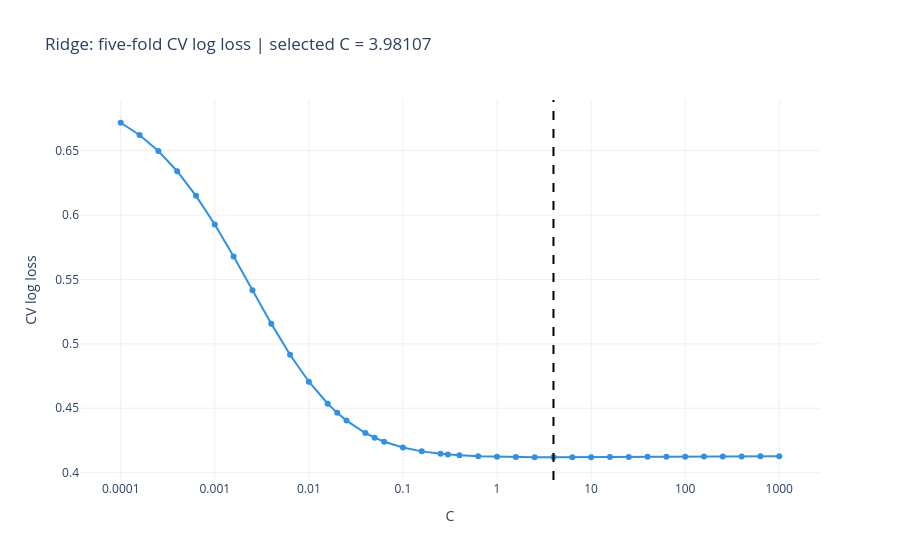
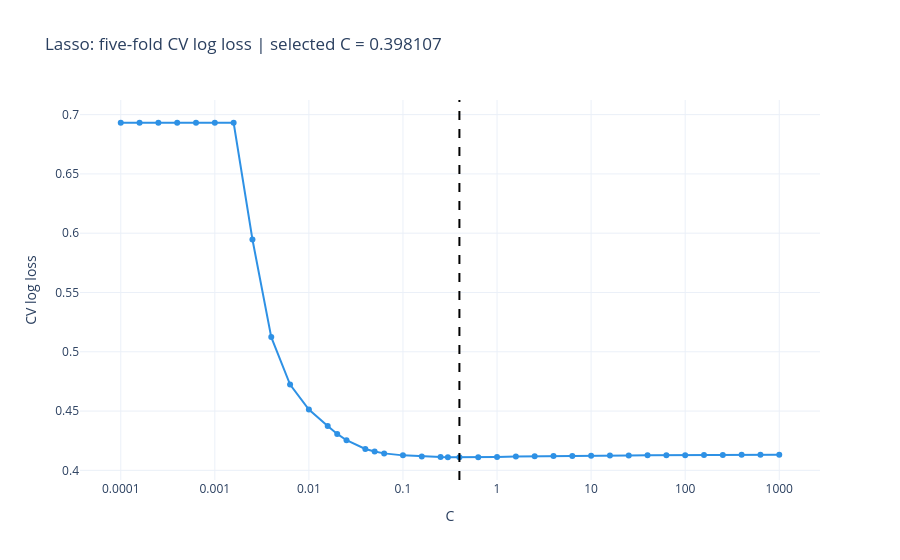

Notebook source saved alongside these figures, in order:
### Code cell
for name, search in searches.items():
    chosen_C = search.best_params_["model__C"]
    fig = px.line(
        cv_results[cv_results["Model"] == name],
        x="C", y="CV log loss", log_x=True, markers=True,
        title=f"{name}: five-fold CV log loss | selected C = {chosen_C:g}"
    )
    fig.add_vline(x=chosen_C, line_dash="dash", line_color="black")
    fig.update_xaxes(tickvals=[0.0001, 0.001, 0.01, 0.1, 1, 10, 100, 1000],
                     ticktext=["0.0001", "0.001", "0.01", "0.1", "1", "10", "100", "1000"])
    fig.show()

### Figure 1 — Plotly figure (JSON) as saved in the notebook; plotly's stock layout.template omitted (floating-point values rounded to 4 significant figures)
{"data": [{"hovertemplate": "C=%{x}<br>CV log loss=%{y}<extra></extra>", "legendgroup": "", "line": {"color": "#2E91E5", "dash": "solid"}, "marker": {"symbol": "circle"}, "mode": "lines+markers", "name": "", "orientation": "v", "showlegend": false, "type": "scatter", "x": [0.0001, 0.0001585, 0.0002512, 0.0003981, 0.000631, 0.001, 0.001585, 0.002512, 0.003981, 0.00631, 0.01, 0.01585, 0.02, 0.02512, 0.03981, 0.05, 0.0631, 0.1, 0.1585, 0.2512, 0.3, 0.3981, 0.631, 1.0, 1.585, 2.512, 3.981, 6.31, 10.0, 15.85, 25.12, 39.81, 63.1, 100.0, 158.5, 251.2, 398.1, 631.0, 1000.0], "xaxis": "x", "y": [0.6716, 0.6622, 0.6497, 0.634, 0.6149, 0.5926, 0.5678, 0.5417, 0.5157, 0.4916, 0.4706, 0.4536, 0.4464, 0.4404, 0.4308, 0.4271, 0.4241, 0.4195, 0.4165, 0.4146, 0.4141, 0.4134, 0.4127, 0.4123, 0.4121, 0.412, 0.412, 0.412, 0.4121, 0.4121, 0.4122, 0.4123, 0.4123, 0.4124, 0.4125, 0.4126, 0.4126, 0.4127, 0.4128], "yaxis": "y"}], "layout": {"legend": {"tracegroupgap": 0}, "shapes": [{"line": {"color": "black", "dash": "dash"}, "type": "line", "x0": 3.981, "x1": 3.981, "xref": "x", "y0": 0, "y1": 1, "yref": "y domain"}], "title": {"text": "Ridge: five-fold CV log loss | selected C = 3.98107"}, "xaxis": {"anchor": "y", "domain": [0, 1], "ticktext": ["0.0001", "0.001", "0.01", "0.1", "1", "10", "100", "1000"], "tickvals": [0.0001, 0.001, 0.01, 0.1, 1, 10, 100, 1000], "title": {"text": "C"}, "type": "log"}, "yaxis": {"anchor": "x", "domain": [0, 1], "title": {"text": "CV log loss"}}}}

### Figure 2 — Plotly figure (JSON) as saved in the notebook; plotly's stock layout.template omitted (floating-point values rounded to 4 significant figures)
{"data": [{"hovertemplate": "C=%{x}<br>CV log loss=%{y}<extra></extra>", "legendgroup": "", "line": {"color": "#2E91E5", "dash": "solid"}, "marker": {"symbol": "circle"}, "mode": "lines+markers", "name": "", "orientation": "v", "showlegend": false, "type": "scatter", "x": [0.0001, 0.0001585, 0.0002512, 0.0003981, 0.000631, 0.001, 0.001585, 0.002512, 0.003981, 0.00631, 0.01, 0.01585, 0.02, 0.02512, 0.03981, 0.05, 0.0631, 0.1, 0.1585, 0.2512, 0.3, 0.3981, 0.631, 1.0, 1.585, 2.512, 3.981, 6.31, 10.0, 15.85, 25.12, 39.81, 63.1, 100.0, 158.5, 251.2, 398.1, 631.0, 1000.0], "xaxis": "x", "y": [0.6931, 0.6931, 0.6931, 0.6931, 0.6931, 0.6931, 0.6931, 0.5947, 0.5124, 0.4723, 0.4512, 0.4375, 0.4307, 0.4254, 0.4181, 0.4159, 0.4143, 0.4126, 0.4117, 0.4112, 0.4111, 0.4111, 0.4111, 0.4114, 0.4117, 0.4119, 0.4121, 0.4122, 0.4123, 0.4125, 0.4126, 0.4127, 0.4128, 0.4128, 0.4129, 0.413, 0.4131, 0.4132, 0.4133], "yaxis": "y"}], "layout": {"legend": {"tracegroupgap": 0}, "shapes": [{"line": {"color": "black", "dash": "dash"}, "type": "line", "x0": 0.3981, "x1": 0.3981, "xref": "x", "y0": 0, "y1": 1, "yref": "y domain"}], "title": {"text": "Lasso: five-fold CV log loss | selected C = 0.398107"}, "xaxis": {"anchor": "y", "domain": [0, 1], "ticktext": ["0.0001", "0.001", "0.01", "0.1", "1", "10", "100", "1000"], "tickvals": [0.0001, 0.001, 0.01, 0.1, 1, 10, 100, 1000], "title": {"text": "C"}, "type": "log"}, "yaxis": {"anchor": "x", "domain": [0, 1], "title": {"text": "CV log loss"}}}}
